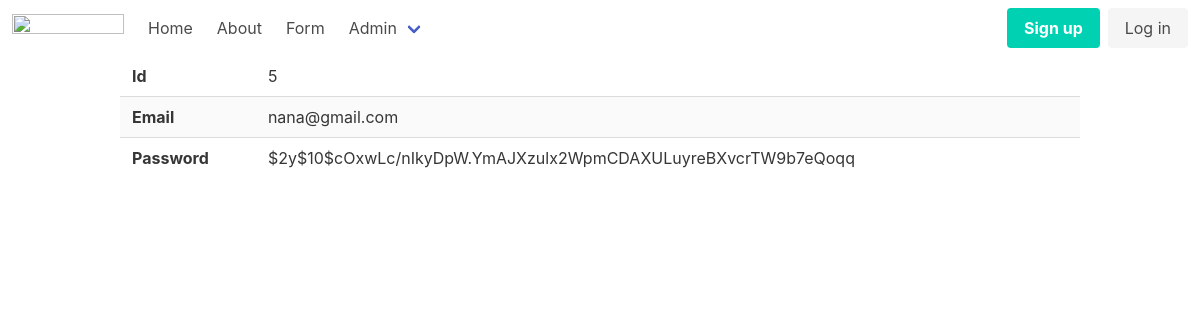
Page /admin/users/show?id=5 on the earlier database version.
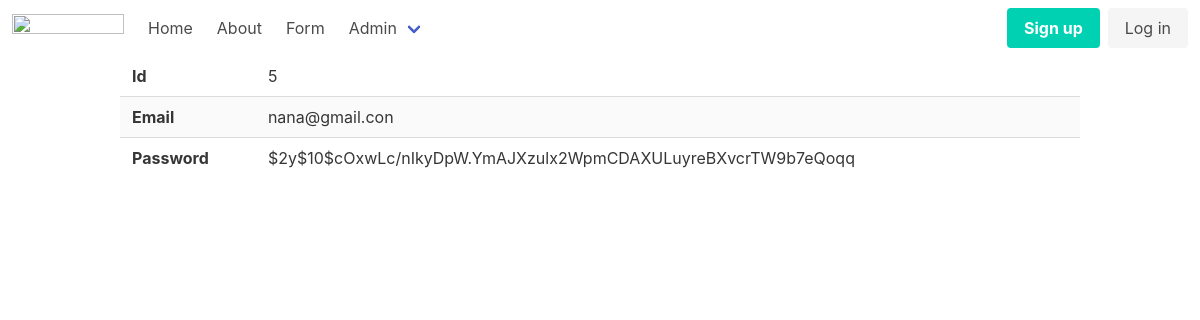
Same page on the later database version.
### tables this page shows
CREATE TABLE users
(
    id       integer
        constraint users_pk
            primary key autoincrement,
    email    text not null
        constraint users_pk2
            unique,
    password text not null
);

### src/Router.php (called while the page is built, shortened)
<?php
class Router {
    private string $path;
    private string $method;
    static $routes = [];
    public function __construct(string $path, string $method)
    {
        $this->path = parse_url($path, PHP_URL_PATH);
        $this->method = $method;
    }
    public function match(){
        foreach(self::$routes as $route){
            if($route['path'] === $this -> path && $route['method'] === $this ->method){
                return $route;
            }
        }
        return false;
    }
    public static function addRoute(string $method, string $path, callable|array $action){
        self::$routes[] = ['method' => $method, 'path' => $path, 'action' => $action];
    }
}

### src/DB.php (called while the page is built, shortened)
<?php
class DB
{
    private $conn;
    public function __construct()
    {
        try {
            $this->conn = new PDO("sqlite:db.sqlite");
            $this->conn->setAttribute(PDO::ATTR_ERRMODE, PDO::ERRMODE_EXCEPTION);
        } catch (PDOException $e) {
            echo "Connection failed: " . $e->getMessage();
        }
    }
    public function find(string $tabel, string $class, $id)
    {
        $stmt = $this->conn->prepare("SELECT * FROM $tabel WHERE id=$id");
        $stmt->execute();
        $stmt->setFetchMode(PDO::FETCH_CLASS, $class);
        return $stmt->fetch();
    }
}

### src/Models/Model.php (called while the page is built, shortened)
<?php
class Model
{
    static $table;
    public static function find($id)
    {
        $db = new DB();
        return $db->find(static::$table, static::class, $id);
    }
};

### helpers.php (called while the page is built, shortened)
<?php
function view($viewName, $variables=[]){
    extract($variables);
    include __DIR__ . "/views/$viewName.php";
}
function auth(){
    return User::auth();
}

### src/Models/User.php (called while the page is built, shortened)
<?php
class User extends Model {
    public static function auth(){
        return false;
    }
}

### views/users/show.php (the view)
<?php include __DIR__ . '/../partials/header.php' ?>
<div class="container">
   <table class="table is-striped is-fullwidth">
        <tbody>
            <tr>
                <th>Id</th>
                <td><?=$user->id?></td>
            </tr>
            <tr>
                <th>Email</th>
                <td><?=$user->email?></td>
            </tr>
            <tr>
                <th>Password</th>
                <td><?=$user->password?></td>
            </tr>
        </tbody>
   </table>
</div>
<?php include __DIR__ . '/../partials/footer.php' ?>

### public/index.php (shortened to what this page needs)
<?php
require __DIR__ . '/../helpers.php';
try{
$router = new App\Router($_SERVER['REQUEST_URI'], $_SERVER['REQUEST_METHOD']);
$match = $router->match();
if($match) {
    if(is_callable($match['action'])){
        call_user_func($match['action']);
    } elseif(is_array($match['action']) && count($match['action']) === 2) {
        $controller = new $class();
        $method = $match['action'][1];
        $controller->$method();
    } else {
        throw new Exception('invalid router action');
    }
    } else {
    throw new NotFoundExceptions();
    }
} catch(NotFoundExceptions $e){
    http_response_code(404);
    view('404');
}

### src/Controllers/UsersController.php (shortened to what this page needs)
<?php
class UsersController
{
    public function show()
    {
        $user = User::find($_GET['id']);
        if ($user) {
            view('users/show', compact('user'));
        } else {
            throw new NotFoundException();
        }
    }
}

### views/partials/header.php (shortened to what this page needs)
<!DOCTYPE html>
<html lang="en">
<head>
    <link rel="stylesheet" href="https://cdn.jsdelivr.net/npm/bulma@0.9.4/css/bulma.min.css">
</head>
<body>
    <?php include __DIR__ . '/nav.php' ?>

### views/partials/nav.php (shortened to what this page needs)
<nav class="navbar" role="navigation" aria-label="main navigation">
  <div class="navbar-brand">
    <a class="navbar-item" href="/">
      <img src="https://bulma.io/images/bulma-logo.png" width="112" height="28">
    </a>
  </div>
  <div id="navbarBasicExample" class="navbar-menu">
    <div class="navbar-start">
      <a href="/" class="navbar-item">
        Home
      </a>
      <a href="/about" class="navbar-item">
        About
      </a>
      <a href="/form" class="navbar-item">
        Form
      </a>
      <div class="navbar-item has-dropdown is-hoverable">
        <a class="navbar-link">
          Admin
        </a>
      </div>
    </div>
    <div class="navbar-end">
      <?php if(auth()): ?>
        <div class="navbar-item has-dropdown is-hoverable">
        <a class="navbar-link">
          <?= auth()->email ?>
        </a>
        <div class="navbar-dropdown">
          <a href="/logout" class="navbar-item">
            logout
          </a>
        </div>
      </div>
      <?php else : ?>
      <div class="navbar-item">
        <div class="buttons">
          <a href="/register" class="button is-primary">
            <strong>Sign up</strong>
          </a>
          <a href="/login" class="button is-light">
            Log in
          </a>
        </div>
      </div>
    </div>
    <?php endif ?>
  </div>
</nav>

### views/partials/footer.php
</body>
</html>

Differences in the rows shown:
changed users "$2y$10$cOxwLc/nIkyDpW.YmAJXzulx2WpmCDAXULuyreBXvcrTW9b7eQoqq": email "nana@gmail.com" → "nana@gmail.con"
